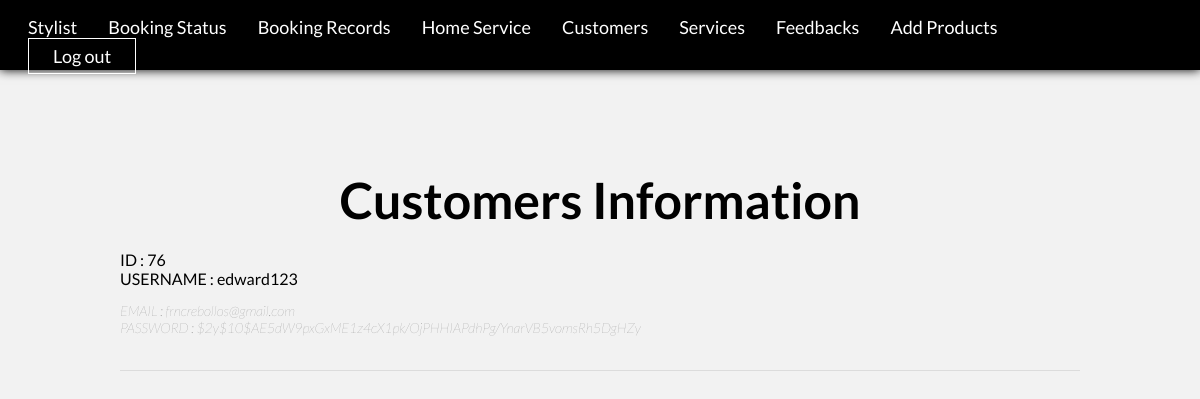
Screenshot of /admins/customers (signed in) with the database file from the repository.
### tables this page shows
CREATE TABLE `user` (
  `id` int(11) NOT NULL,
  `username` varchar(100) NOT NULL,
  `email` varchar(100) NOT NULL,
  `address` varchar(255) NOT NULL,
  `number` int(11) NOT NULL,
  `password` varchar(100) NOT NULL,
  `vkey` varchar(100) NOT NULL,
  `verified` tinyint(1) NOT NULL DEFAULT 0,
  `createdate` timestamp(6) NOT NULL DEFAULT current_timestamp(6),
  `role` varchar(50) NOT NULL
);

### app/libraries/Core.php (called while the page is built, shortened)
<?php
  class Core {
    protected $currentMethod = 'index';
    public function __construct(){
      $url = $this->getUrl();
      if($url != NULL){
      if(file_exists('../app/controllers/' . ucwords($url[0]). '.php')){
        unset($url[0]);
      }
    }
      $this->currentController = new $this->currentController;
      if(isset($url[1])){
        if(method_exists($this->currentController, $url[1])){
          $this->currentMethod = $url[1];
          unset($url[1]);
        }
      }
      $this->params = $url ? array_values($url) : [];
      call_user_func_array([$this->currentController, $this->currentMethod], $this->params);
    }
    public function getUrl(){
      if(isset($_GET['url'])){
        $url = rtrim($_GET['url'], '/');
        $url = filter_var($url, FILTER_SANITIZE_URL);
        $url = explode('/', $url);
        return $url;
      }
    }
  }

### app/require.php (called while the page is built, shortened)
<?php
    require_once 'libraries/Core.php';
    require_once 'libraries/Database.php';
    $init = new Core();

### public/index.php (called while the page is built)
<?php
    require_once '../app/require.php';

### app/libraries/Database.php (called while the page is built, shortened)
<?php
    class Database {
        private $dbHost = DB_HOST;
        private $dbUser = DB_USER;
        private $dbPass = DB_PASS;
        private $dbName = DB_NAME;
        private $statement;
        private $dbHandler;
        public function __construct() {
            $conn = 'mysql:host=' . $this->dbHost . ';dbname=' . $this->dbName;
            $options = array(
                PDO::ATTR_PERSISTENT => true,
                PDO::ATTR_ERRMODE => PDO::ERRMODE_EXCEPTION
            );
            try {
                $this->dbHandler = new PDO($conn, $this->dbUser, $this->dbPass, $options);
            } catch (PDOException $e) {
                $this->error = $e->getMessage();
                echo $this->error;
            }
        }
        public function query($sql) {
            $this->statement = $this->dbHandler->prepare($sql);
        }
        public function execute() {
            return $this->statement->execute();
        }
        public function resultSet() {
            $this->execute();
            return $this->statement->fetchAll(PDO::FETCH_OBJ);
        }
    }

### app/models/Admin.php (called while the page is built, shortened)
<?php
class Admin {
    private $db;
    public function __construct() {
        $this->db = new Database;
    }
    public function findCustomer() {
        $this->db->query('SELECT * FROM user WHERE role = "Customer"  ORDER BY createdate ASC');
        $results = $this->db->resultSet();
        return $results;
    }
}

### app/views/admins/customers.php (the view)
<?php
   require APPROOT . '/views/includes/head.php';
?>
<div class="navbar dark">
    <?php
        require APPROOT . '/views/includes/navigation.php';
    ?>
</div>
<div class="container">
        <center><h2>Customers Information</h2></center>
    <?php foreach($data['admins'] as $admin): ?>
        <div class="container-customer">
            <?php echo 'ID : ' . $admin->id; ?>
            <br>
            <?php echo 'USERNAME : ' . $admin->username; ?>
            <br>
            <h3 style="font-weight: 200">
                <?php echo 'EMAIL : ' . $admin->email; ?>
                <br>
                <?php echo 'PASSWORD : ' . $admin->password; ?>
            </h3>
        </div>
    <?php endforeach; ?>
</div>

### public/css/style.css (style rules this page uses)
html, body { height: 100%; width: 100%; padding: 0; margin: 0; top: 0; bottom: 0; font-family: 'Lato', sans-serif; background-color: #f2f2f2; }
h2 { font-size: 50px; margin: 0; }
h3 { font-size: 14px; color: #696969; font-weight: 100; font-style: italic; }
.navbar { width: 100%; height: 70px; background-color: #1a1a1a; box-shadow: 0px 0px 10px #1a1a1a; }
.dark { background-color: #000000; box-shadow: 0px 0px 10px #000000; }
.container { margin: 0 auto; width: 80%; padding: 100px 0px; }
.container-customer { border-bottom: 1px solid #dcdcdc; padding: 20px 0px; }
::placeholder { font-size: 14px; font-weight: 100; font-style: italic; }

### rows the page displays
user: id "76", username "edward123", email "frncrebollos@gmail.com", password "$2y$10$AE5dW9pxGxME1z4cX1pk/OjPHHIAPdhPg/YnarVB5vomsRh5DgHZy"
